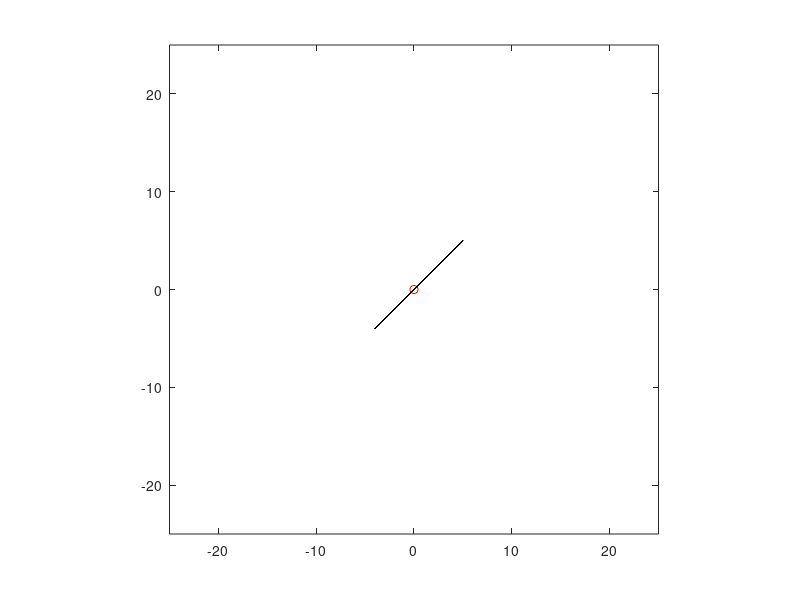

Reproduce this figure in MATLAB.
points=[];
%Assuming centre is not P(0,0)
%printf("Centre's X: ");
%variableXtemp=input(' ');
%printf("Centre's Y: ");
%variableYtemp=input(' ');
%centre=[variableXtemp variableYtemp];
%Otherwise
centre=[0 0];
printf("Initial Vector's Starting X: ");
variableXtemp=input(' ');
printf("Initial Vector's Starting Y: ");
variableYtemp=input(' ');
points=[points;variableXtemp variableYtemp];
printf("Initial Vector's Final X: ");
variableXtemp=input(' ');
printf("Initial Vector's Final Y: ");
variableYtemp=input(' ');
points=[points;variableXtemp variableYtemp];
%all data necessary has been introduced to the system
axis on;
plot([points(1,1) points(2,1)],[points(1,2) points(2,2)], 'r')
hold on;
plot([centre(1,1)],[centre(1,2)], 'ro')
axis equal;
axis([-25 25 -25 25]);
%Representation of the initial vector and the center point
  InitialPoint=[points(1,1) points(1,2)];
  FinalPoint=[points(2,1) points(2,2)];
  accelerations=[];
for i=1:1000
  Xsub2=FinalPoint(1,1);
  if Xsub2<0
    Xsub2=Xsub2*-1;
  endif
  Ysub2=FinalPoint(1,2);
  if Ysub2<0
    Ysub2=Ysub2*-1;
  endif
%  DistanceToCenter=sqrt(power(Xsub2,2)+power(Ysub2,2));
  Thetasub2=asin(Ysub2/sqrt(power(Xsub2,2)+power(Ysub2,2)));
  %Thetasub2=atan(Xsub2/Ysub2);
  Asub1=[0 0];
  if (Thetasub2<=deg2rad(67.5))&&(Thetasub2>=deg2rad(22.5))
    Asub1=[1 1];
  endif
  if (Thetasub2>=deg2rad(0))&&(Thetasub2<deg2rad(22.5))
    Asub1=[1 0];
  endif
  if (Thetasub2<=deg2rad(90))&&(Thetasub2>deg2rad(67.5))
    Asub1=[0 1];
  endif
  if FinalPoint(1,2)>0
    Asub1(1,2)=Asub1(1,2)*-1;
  endif
  if FinalPoint(1,1)>0
    Asub1(1,1)=Asub1(1,1)*-1;
  endif
%  totalDistanceX=FinalPoint(1,1)-InitialPoint(1,1);
%  totalDistanceY=FinalPoint(1,2)-InitialPoint(1,2);
%  ClonedVector=[FinalPoint(1,1)+totalDistanceX FinalPoint(1,2)+totalDistanceY];
%  SubmittedVector=[ClonedVector(1,1)+Asub1(1,1) ClonedVector(1,2)+Asub1(1,2)];
  NewPoint=[2*FinalPoint(1,1)-InitialPoint(1,1)+Asub1(1,1) 2*FinalPoint(1,2)-InitialPoint(1,2)+Asub1(1,2)];
  hold on;
%  plot([FinalPoint(1,1) SubmittedVector(1,1)],[FinalPoint(1,2) SubmittedVector(1,2)],'k')
  plot([FinalPoint(1,1) NewPoint(1,1)],[FinalPoint(1,2) NewPoint(1,2)],'k')
  InitialPoint=FinalPoint;
%  FinalPoint=SubmittedVector;
  FinalPoint=NewPoint;
%  points=[points;SubmittedVector];
  points=[points;FinalPoint];
  accelerations=[accelerations;Asub1];
endfor
